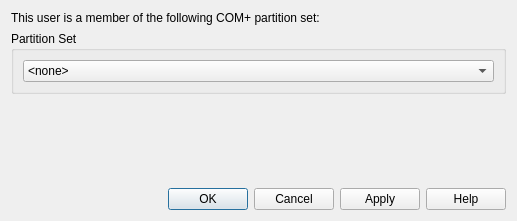
<?xml version="1.0" encoding="UTF-8"?>
<ui version="4.0">
 <class>ComPlusWidget</class>
 <widget class="QWidget" name="ComPlusWidget">
  <property name="geometry">
   <rect>
    <x>0</x>
    <y>0</y>
    <width>517</width>
    <height>221</height>
   </rect>
  </property>
  <property name="windowTitle">
   <string>Form</string>
  </property>
  <layout class="QGridLayout" name="gridLayout_2">
   <item row="0" column="0">
    <widget class="QLabel" name="descriptionLabel">
     <property name="text">
      <string>This user is a member of the following COM+ partition set:</string>
     </property>
     <property name="wordWrap">
      <bool>true</bool>
     </property>
    </widget>
   </item>
   <item row="1" column="0">
    <widget class="QGroupBox" name="partitionSetGroupBox">
     <property name="title">
      <string>Partition Set</string>
     </property>
     <layout class="QGridLayout" name="gridLayout">
      <item row="0" column="0">
       <widget class="QComboBox" name="partitionSetComboBox">
        <item>
         <property name="text">
          <string>&lt;none&gt;</string>
         </property>
        </item>
       </widget>
      </item>
     </layout>
    </widget>
   </item>
   <item row="2" column="0">
    <spacer name="verticalSpacer">
     <property name="orientation">
      <enum>Qt::Vertical</enum>
     </property>
     <property name="sizeHint" stdset="0">
      <size>
       <width>448</width>
       <height>63</height>
      </size>
     </property>
    </spacer>
   </item>
   <item row="3" column="0">
    <widget class="QDialogButtonBox" name="dialogButtonBox">
     <property name="standardButtons">
      <set>QDialogButtonBox::Apply|QDialogButtonBox::Cancel|QDialogButtonBox::Help|QDialogButtonBox::Ok</set>
     </property>
    </widget>
   </item>
  </layout>
 </widget>
 <resources/>
 <connections/>
</ui>
